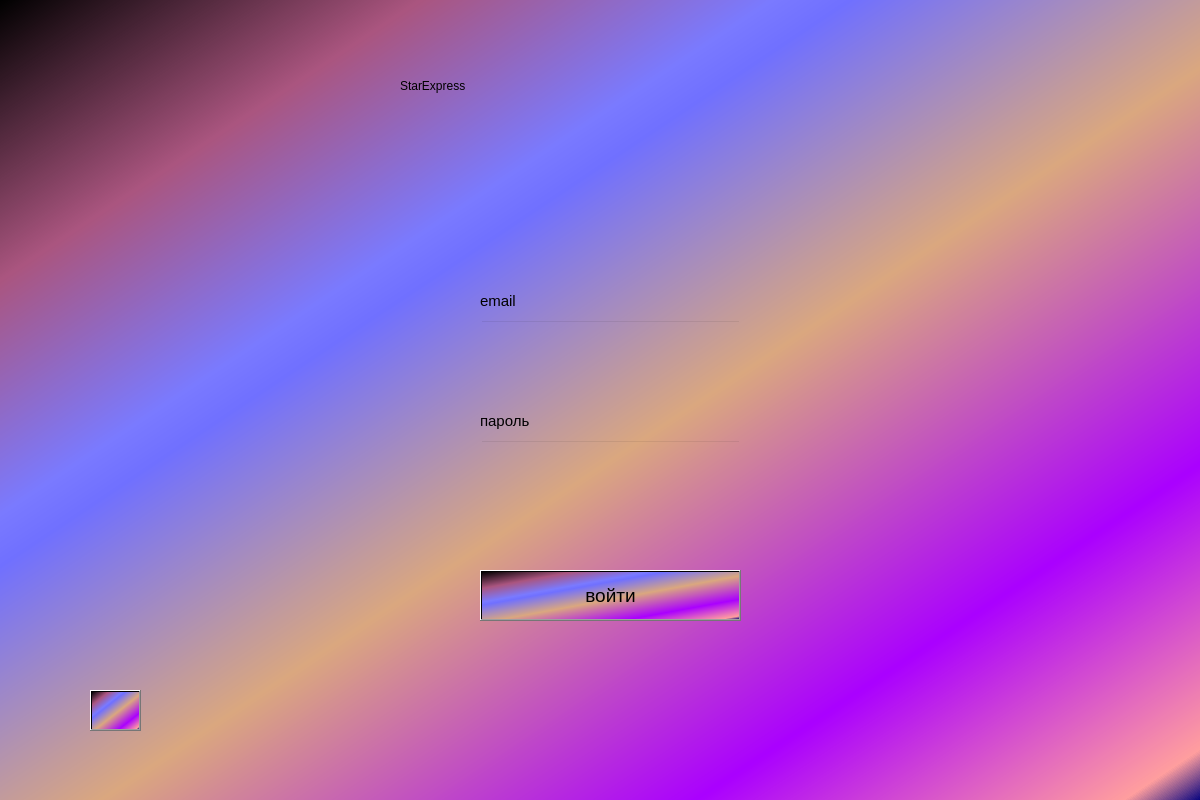
<?xml version="1.0" encoding="UTF-8"?>
<ui version="4.0">
 <class>MainWindow</class>
 <widget class="QMainWindow" name="MainWindow">
  <property name="geometry">
   <rect>
    <x>0</x>
    <y>0</y>
    <width>1200</width>
    <height>800</height>
   </rect>
  </property>
  <property name="windowTitle">
   <string>MainWindow</string>
  </property>
  <property name="toolTip">
   <string>&lt;html&gt;&lt;head/&gt;&lt;body&gt;&lt;p&gt;&lt;img src=&quot;:/newPrefix/spacebg.jpg&quot;/&gt;&lt;/p&gt;&lt;/body&gt;&lt;/html&gt;</string>
  </property>
  <property name="styleSheet">
   <string notr="true">background-color: qlineargradient(spread:repeat, x1:0, y1:0, x2:1, y2:1, stop:0 rgba(0, 0, 0, 255), stop:0.175325 rgba(170, 85, 127, 255), stop:0.321429 rgba(122, 122, 255, 255), stop:0.353896 rgba(112, 112, 255, 255), stop:0.542289 rgba(218, 167, 127, 255), stop:0.79 rgba(170, 0, 255, 255), stop:0.967532 rgba(255, 158, 158, 255), stop:1 rgba(0, 0, 127, 255));</string>
  </property>
  <widget class="QWidget" name="centralwidget">
   <widget class="QLabel" name="label">
    <property name="geometry">
     <rect>
      <x>400</x>
      <y>50</y>
      <width>411</width>
      <height>71</height>
     </rect>
    </property>
    <property name="styleSheet">
     <string notr="true">background-color: rgb(0, 0, 0, 0);
font: 48pt &quot;MS UI Gothic&quot;;
</string>
    </property>
    <property name="text">
     <string>StarExpress</string>
    </property>
   </widget>
   <widget class="QPushButton" name="loginButton">
    <property name="geometry">
     <rect>
      <x>480</x>
      <y>570</y>
      <width>261</width>
      <height>51</height>
     </rect>
    </property>
    <property name="font">
     <font>
      <pointsize>14</pointsize>
     </font>
    </property>
    <property name="styleSheet">
     <string notr="true">background-color: qlineargradient(spread:repeat, x1:0, y1:0, x2:1, y2:1, stop:0 rgba(0, 0, 0, 255), stop:0.175325 rgba(170, 85, 127, 255), stop:0.321429 rgba(122, 122, 255, 255), stop:0.353896 rgba(112, 112, 255, 255), stop:0.542289 rgba(218, 167, 127, 255), stop:0.79 rgba(170, 0, 255, 255), stop:0.967532 rgba(255, 158, 158, 255), stop:1 rgba(0, 0, 127, 255));</string>
    </property>
    <property name="text">
     <string>войти</string>
    </property>
   </widget>
   <widget class="QLineEdit" name="lineEditPassword">
    <property name="geometry">
     <rect>
      <x>480</x>
      <y>440</y>
      <width>261</width>
      <height>51</height>
     </rect>
    </property>
    <property name="font">
     <font>
      <pointsize>10</pointsize>
     </font>
    </property>
    <property name="styleSheet">
     <string notr="true">background-color: rgb(0, 0, 0, 0);</string>
    </property>
   </widget>
   <widget class="QLineEdit" name="lineEditEmail">
    <property name="geometry">
     <rect>
      <x>480</x>
      <y>320</y>
      <width>261</width>
      <height>51</height>
     </rect>
    </property>
    <property name="font">
     <font>
      <pointsize>10</pointsize>
     </font>
    </property>
    <property name="styleSheet">
     <string notr="true">background-color: rgb(0, 0, 0, 0);</string>
    </property>
   </widget>
   <widget class="QLabel" name="label_2">
    <property name="geometry">
     <rect>
      <x>480</x>
      <y>290</y>
      <width>71</width>
      <height>21</height>
     </rect>
    </property>
    <property name="font">
     <font>
      <pointsize>11</pointsize>
     </font>
    </property>
    <property name="styleSheet">
     <string notr="true">background-color: rgb(0, 0, 0, 0);</string>
    </property>
    <property name="text">
     <string>email</string>
    </property>
   </widget>
   <widget class="QLabel" name="label_3">
    <property name="geometry">
     <rect>
      <x>480</x>
      <y>410</y>
      <width>91</width>
      <height>21</height>
     </rect>
    </property>
    <property name="font">
     <font>
      <pointsize>11</pointsize>
     </font>
    </property>
    <property name="styleSheet">
     <string notr="true">background-color: rgb(0, 0, 0, 0);</string>
    </property>
    <property name="text">
     <string>пароль</string>
    </property>
   </widget>
   <widget class="QPushButton" name="gobackButton">
    <property name="geometry">
     <rect>
      <x>90</x>
      <y>690</y>
      <width>51</width>
      <height>41</height>
     </rect>
    </property>
    <property name="text">
     <string/>
    </property>
    <property name="icon">
     <iconset>
      <normaloff>img/arrow.png</normaloff>img/arrow.png</iconset>
    </property>
   </widget>
   <widget class="QLabel" name="label_4">
    <property name="geometry">
     <rect>
      <x>480</x>
      <y>520</y>
      <width>261</width>
      <height>31</height>
     </rect>
    </property>
    <property name="font">
     <font>
      <family>MS Shell Dlg 2</family>
      <pointsize>10</pointsize>
      <weight>50</weight>
      <italic>false</italic>
      <bold>false</bold>
     </font>
    </property>
    <property name="styleSheet">
     <string notr="true">background-color: rgb(0, 0, 0, 0);
font: 10pt &quot;MS Shell Dlg 2&quot;;
color: rgb(255, 0, 0);</string>
    </property>
    <property name="text">
     <string/>
    </property>
   </widget>
  </widget>
 </widget>
 <resources/>
 <connections/>
</ui>
